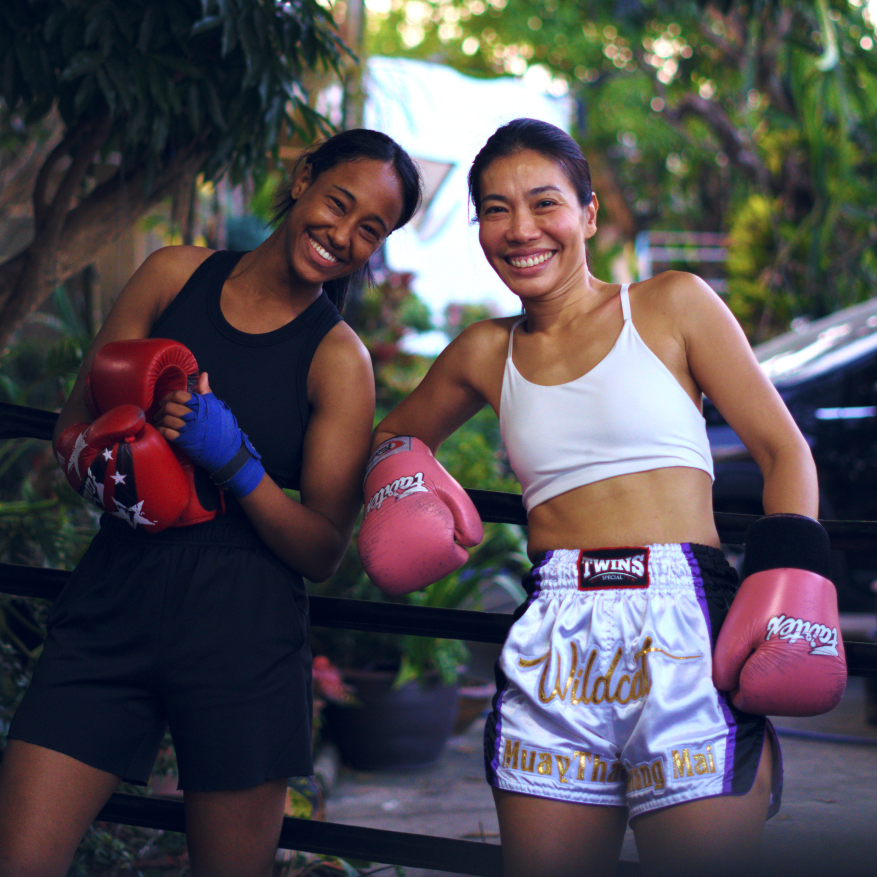
#> input picture PNG/image-a-traiter/meaw+guest.jpg, 2631 x 2631 px (shown at 1/3 size)
$ python optimize-home-images.py
#> lines starting #> are read from the running program, lines starting #| are printed output that depends on the picture
# Optimisation des images home pour PageSpeed/LCP (2026-06-13).
# Les assets vivent dans public/assets/ (bypass Astro) et etaient surdimensionnes.
# Rejouable : ecrase les sorties. Sources HD conservees dans PNG/image-a-traiter/.
#
# - Programmes : base 800w (remplace, sert toutes les pages) + variante 400w (srcset).
# - DTV stamp : 627 -> 480 (2x du rendu 240).
# - Hero : re-encode les webp existants a qualite plus basse (overlay charcoal masque).
from pathlib import Path
from PIL import Image

ROOT = Path(__file__).resolve().parents[1]
SRC = ROOT / "PNG" / "image-a-traiter"
OUT = ROOT / "public" / "assets"


def save_webp(img, path, quality, max_w):
    if img.width > max_w:
        h = round(img.height * max_w / img.width)
        img = img.resize((max_w, h), Image.LANCZOS)
    img.save(path, "WEBP", quality=quality, method=6)
    print(f"  -> {path.name} {img.size} {path.stat().st_size // 1024} KB")


# (source HD, base webp) — base 800w + variante 400w pour le srcset.
PROGRAMS = [
    ("meaw+guest.jpg", "prog-beginners.webp"),
    ("all-classes.jpg", "prog-all-levels.webp"),
    ("coach+guest.jpg", "prog-private.webp"),
    ("woman-classes.jpg", "prog-women.webp"),
    ("kids-and-coach.jpg", "prog-kids.webp"),
    ("fighter2.jpg", "prog-fight-team.webp"),
    ("fight.jpg", "prog-padwork.webp"),
]

print("Programmes (base 800w + 400w) :")
for src_name, base_name in PROGRAMS:
    src = SRC / src_name
    img = Image.open(src).convert("RGB")
#> img is the input picture: PIL image 2631x2631 RGB; mean R, G, B 83.1, 77.1, 82.5
    print(f"{src_name} {img.size}")
#| meaw+guest.jpg (2631, 2631)
    save_webp(img.copy(), OUT / base_name, 80, 800)
#> in save_webp, `img = img.resize((max_w, h), Image.LANCZOS)`:
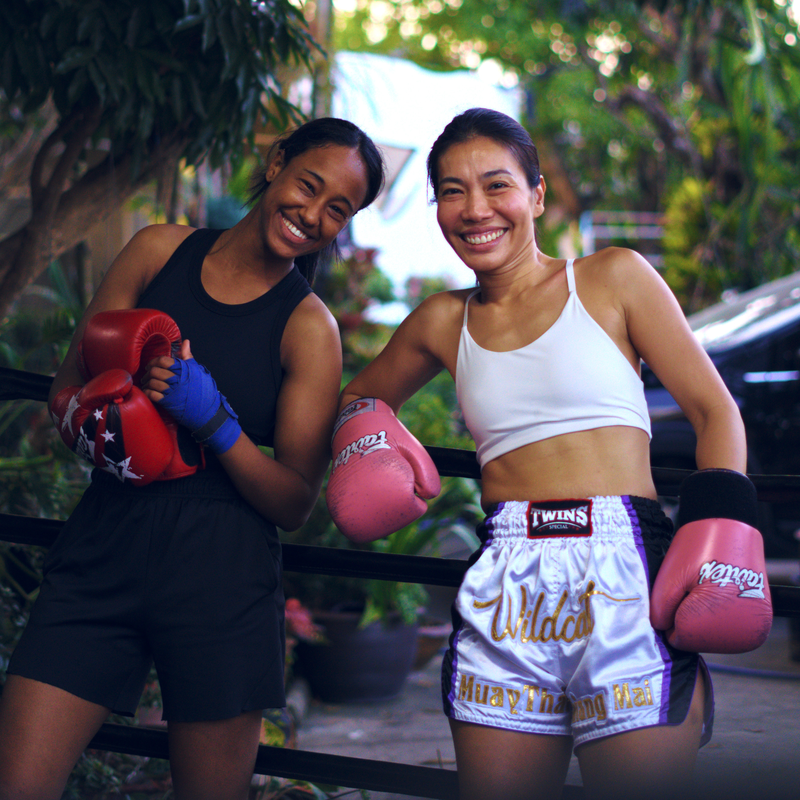
#> img: PIL image 800x800 RGB; mean R, G, B 83.1, 77.1, 82.5
#> (the run stopped early here; a loop or call above may not have finished)

$ run again, with PNG/image-a-traiter/meaw-3.jpg copied over PNG/image-a-traiter/meaw+guest.jpg
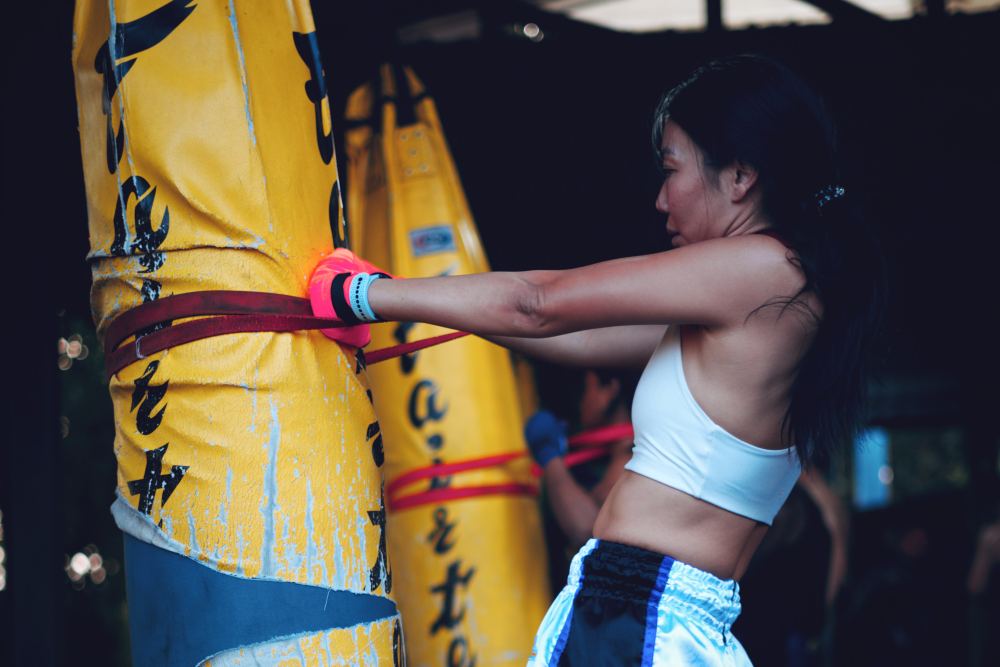
#> input picture PNG/image-a-traiter/meaw-3.jpg, 4000 x 2667 px (shown at 1/4 size)
#> img is the input picture: PIL image 4000x2667 RGB; mean R, G, B 89.2, 79.6, 69
#| meaw+guest.jpg (4000, 2667)
#> in save_webp, `img = img.resize((max_w, h), Image.LANCZOS)`:
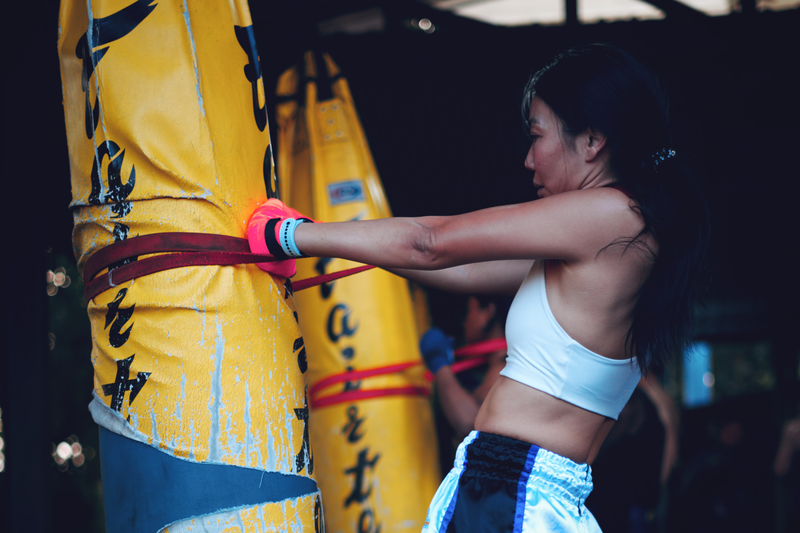
#> img: PIL image 800x533 RGB; mean R, G, B 89.2, 79.6, 69

$ run again, with PNG/image-a-traiter/meaw.jpg copied over PNG/image-a-traiter/meaw+guest.jpg
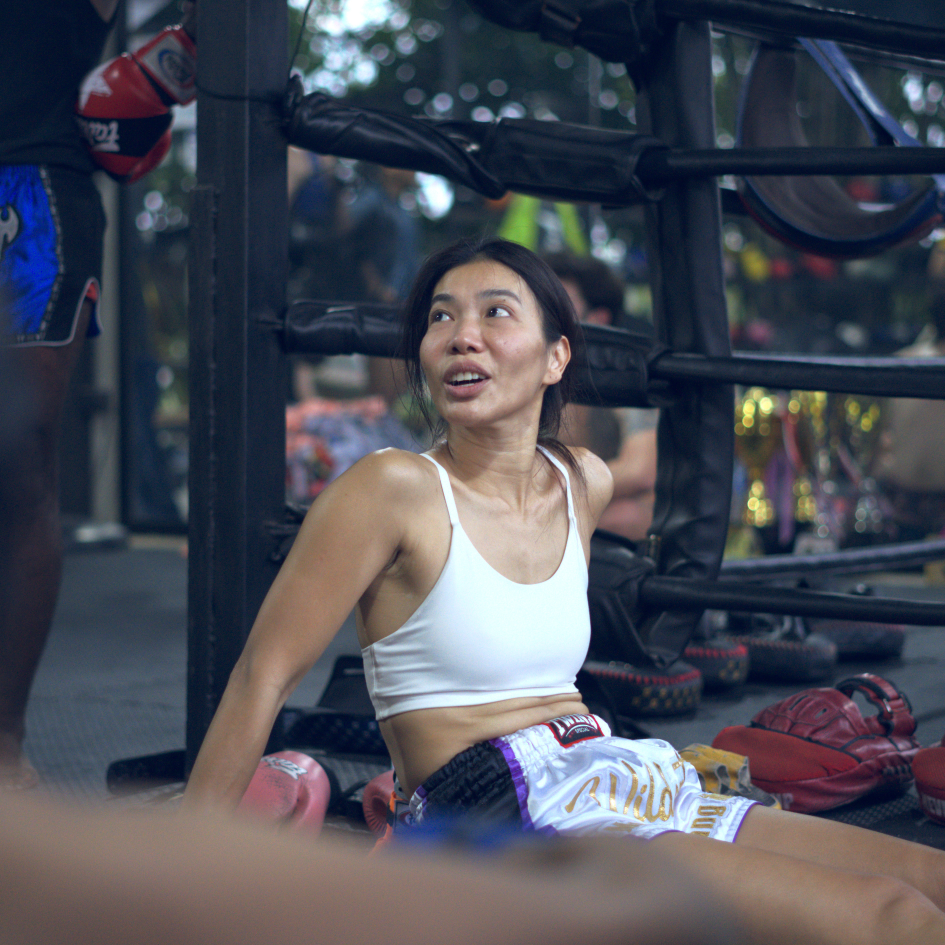
#> input picture PNG/image-a-traiter/meaw.jpg, 2835 x 2835 px (shown at 1/3 size)
#> img is the input picture: PIL image 2835x2835 RGB; mean R, G, B 73.9, 76.1, 86.4
#| meaw+guest.jpg (2835, 2835)
#> in save_webp, `img = img.resize((max_w, h), Image.LANCZOS)`:
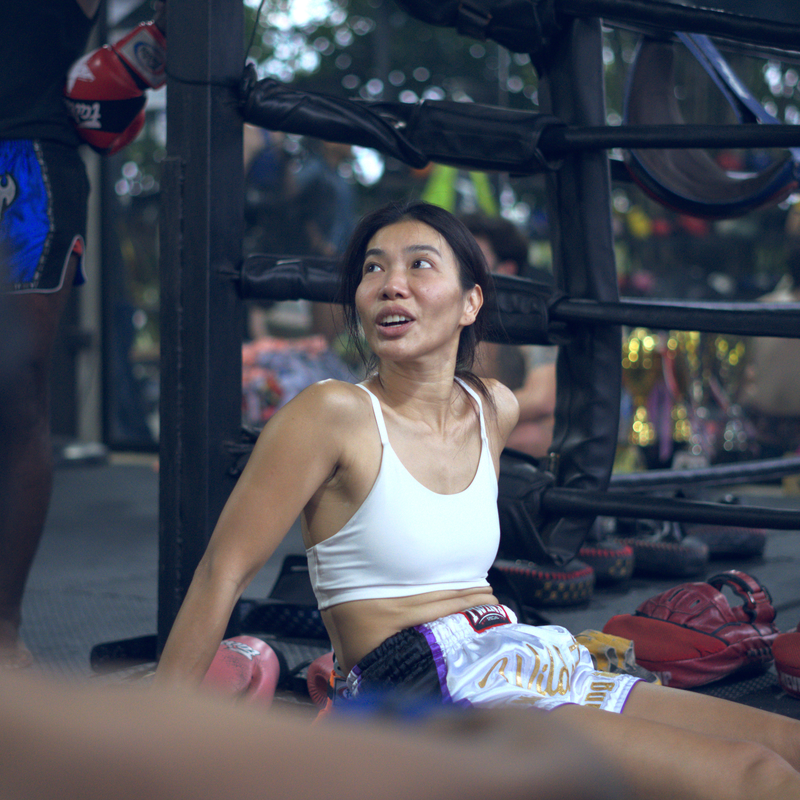
#> img: PIL image 800x800 RGB; mean R, G, B 73.9, 76.1, 86.4
